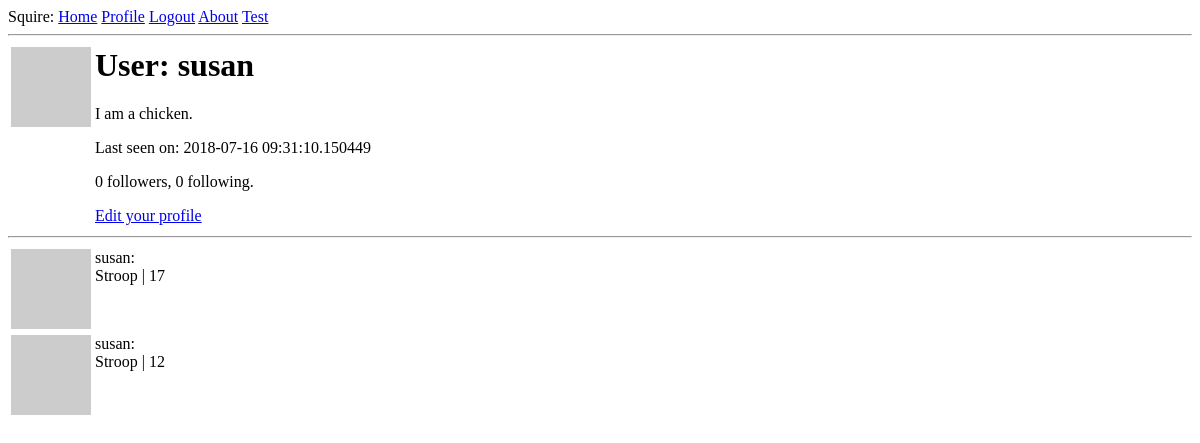
Before: /user/susan (signed in) with the older database file.
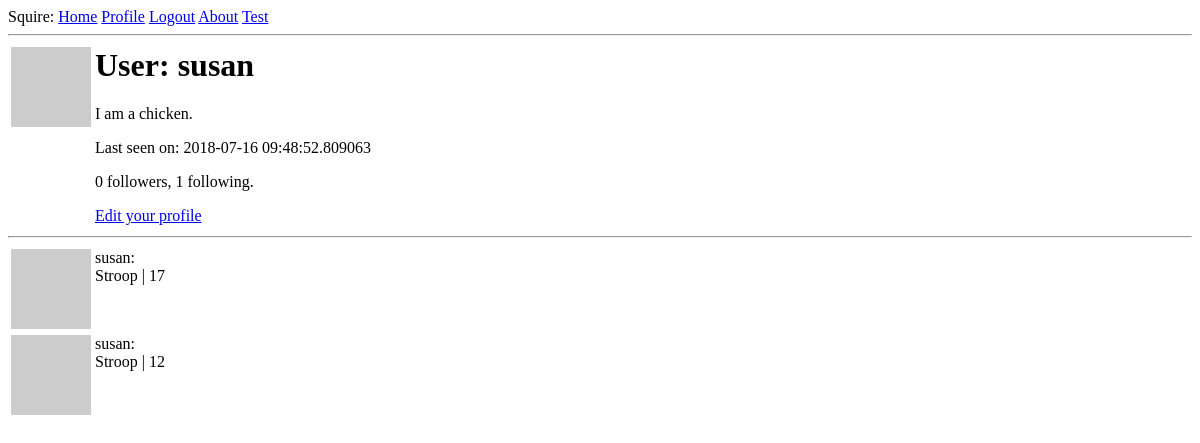
After: the same page with the newer database file.
### app/models.py (models this page shows, shortened)
class User(UserMixin, db.Model):
    id = db.Column(db.Integer, primary_key=True)
    username = db.Column(db.String(64), index=True, unique=True)
    email = db.Column(db.String(120), index=True, unique=True)
    password_hash = db.Column(db.String(128))
    scores = db.relationship('Score', backref='author', lazy='dynamic')
    about_me = db.Column(db.String(140))
    last_seen = db.Column(db.DateTime, default=datetime.utcnow)
    followed = db.relationship(
        'User', secondary=followers,
        primaryjoin=(followers.c.follower_id == id),
        secondaryjoin=(followers.c.followed_id == id),
        backref=db.backref('followers', lazy='dynamic'), lazy='dynamic')
    def avatar(self, size):
        digest = md5(self.email.lower().encode('utf-8')).hexdigest()
        return 'https://www.gravatar.com/avatar/{}?d=identicon&s={}'.format(digest, size)

### app/routes.py (the view)
@app.route('/user/<username>')
@login_required
def user(username):
    user = User.query.filter_by(username=username).first_or_404()
    scores = [
        {'testname': 'Stroop', 'score': 17, 'author':user},
        {'testname': 'Stroop', 'score': 12, 'author':user}
    ]
    return render_template('user.html', user=user, scores=scores)

### app/models.py (called while the page is built)
@login.user_loader
def load_user(id):
    return User.query.get(int(id))

### app/routes.py (called while the page is built)
@app.before_request
def before_request():
    if current_user.is_authenticated:
        current_user.last_seen = datetime.utcnow()
        db.session.commit()

### app/templates/user.html
{% extends "base.html" %}
{% block content %}
    <table>
        <tr valign="top">
            <td><img src="{{ user.avatar(128) }}"></td>
            <td>
                <h1>User: {{ user.username }}</h1>
                {% if user.about_me %}<p>{{ user.about_me }}</p>{% endif %}
                {% if user.last_seen %}<p>Last seen on: {{ user.last_seen }}</p>{% endif %}
                <p>{{ user.followers.count() }} followers, {{ user.followed.count() }} following.</p>
                {% if user == current_user %}
                <p><a href="{{ url_for('edit_profile') }}">Edit your profile</a></p>
                {% elif not current_user.is_following(user) %}
                <p><a href="{{ url_for('follow', username=user.username) }}">Follow</a></p>
                {% else %}
                <p><a href="{{ url_for('unfollow', username=user.username) }}">Unfollow</a></p>
                {% endif %}
            </td>
        </tr>
    </table>
    <hr>
    {% for score in scores %}
    	{% include '_post.html' %}
    {% endfor %}
{% endblock %}

### app/templates/base.html (shortened to what this page needs)
<html>
    <head>
    </head>
    <body>
        <div>
            Squire:
            <a href="{{ url_for('index') }}">Home</a>
            {% if current_user.is_anonymous %}
            <a href="{{ url_for('login') }}">Login</a>
            {% else %}
            <a href="{{ url_for('user', username=current_user.username) }}">Profile</a>
            <a href="{{ url_for('logout') }}">Logout</a>
            {% endif %}
            <a href="{{ url_for('about') }}">About</a>
            <a href="{{ url_for('test') }}">Test</a>
        </div>
        <hr>
        {% block content %}{% endblock %}
    </body>
</html>

### app/templates/_post.html
<table>
    <tr valign="top">
        <td><img src="{{ score.author.avatar(36) }}"></td>
        <td>{{ score.author.username }}:<br>{{ score.testname }} | {{ score.score }}</td>
    </tr>
</table>

Changed rows visible on the page:
changed User "susan": last_seen "2018-07-16 09:31:10.150449" → "2018-07-16 09:48:52.809063"
Other visible differences:
{{ user.followed.count() }}: "0" → "1"
